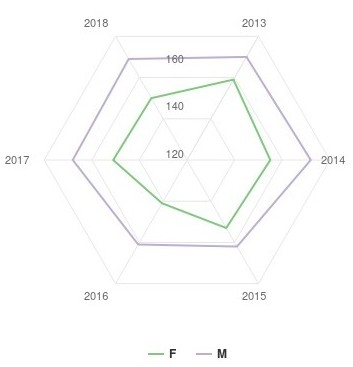
#> input picture Big_Data/Data_viz/Images/im1.jpeg, 353 x 367 px, found by its file name
$ jupyter execute --allow-errors Script_TP2.ipynb
#> lines starting #> are read from the running program, lines starting #| are printed output that depends on the picture
[cell 1]
import matplotlib.image as mpimg
import matplotlib.pyplot as plt
import numpy as np

path = "/users/mmath/wade/Bureau/Master_DS/Data_viz/images/im1.jpeg"
img_1 = mpimg.imread(path)
#> img_1 is the input picture: shape (367, 353, 3); mean R, G, B 251.7, 252.1, 251.7

plt.imshow(img_1)
plt.show()

[cell 2]
def rgb2gray(rgb):
    """ convertion d'image en gris """
    return np.dot(rgb[...,:3], [0.299, 0.587, 0.144])


img_1_gris = rgb2gray(img_1)
plt.imshow(img_1_gris, cmap = plt.get_cmap('gray'))

path = "/users/mmath/wade/Bureau/Master_DS/Data_viz/images/image1_gris.jpg"

plt.savefig(path)
plt.show()

[cell 3]
plt.hist(img_1_gris.ravel(),256,[0,256],density=True)
plt.show()
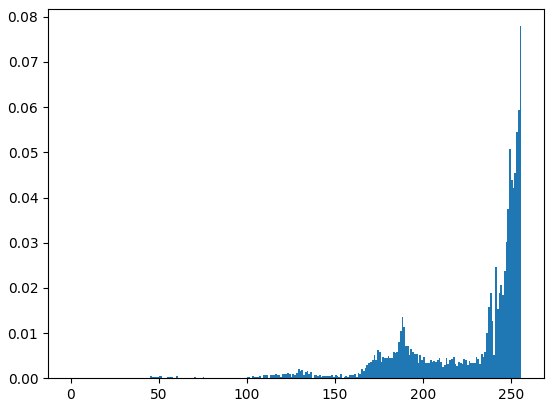
#> figure drawn by matplotlib, 1 panel; tallest bar 0.0779 high, from x = 255 to 256

[cell 4]
from sklearn.metrics.cluster import entropy
entropy(img_1_gris)
#> Out = 2.01

### Vérifier les paramétres

[cell 5]
def Entropie (image):
    histogramme = np.histogram(img_1_gris.ravel(),256,[0,256],density=True)[0]
#> histogramme = 256 values, max 0.0779 at index 255, min 0 at index 0, mean 0.00391
    return sum([-p*(math.log(p,2)) for p in histogramme if p > 0])


$ run again, with Big_Data/Data_viz/Images/im2.jpeg copied over Big_Data/Data_viz/Images/im1.jpeg
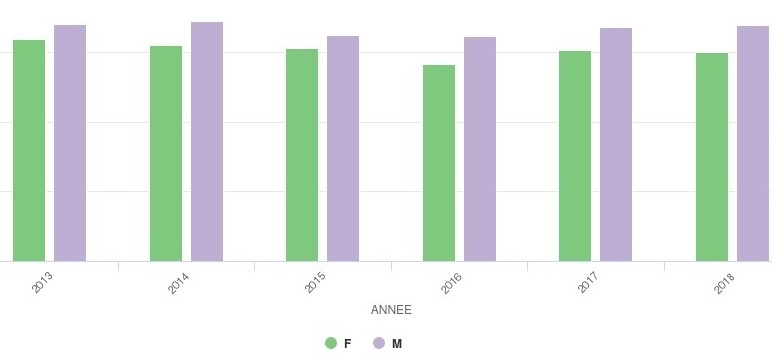
#> input picture Big_Data/Data_viz/Images/im2.jpeg, 772 x 359 px, found by its file name
#> img_1 is the input picture: shape (359, 772, 3); mean R, G, B 224.9, 233.1, 228
#> in rgb2gray, `return np.dot(rgb[...,:3], [0.299, 0.587, 0.144])`:
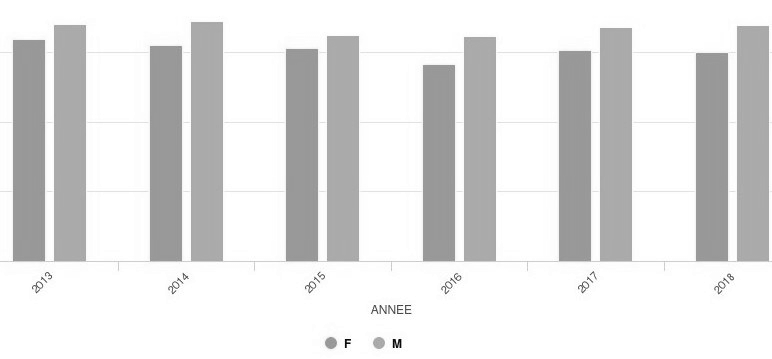
#> returned value: shape (359, 772) float64; min 40.91, max 262.6, mean 236.9; drawn with min black and max white
#> `plt.show()`:
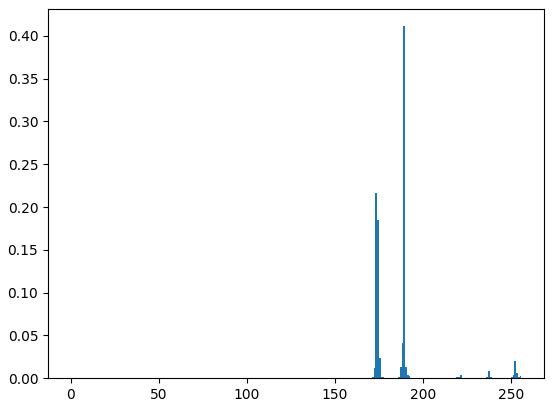
#> figure drawn by matplotlib, 1 panel; tallest bar 0.411 high, from x = 189 to 190
#> Out = 2.99
#> histogramme = 256 values, max 0.411 at index 189, min 0 at index 0, mean 0.00391

$ run again, with Big_Data/Data_viz/Images/im3.jpeg copied over Big_Data/Data_viz/Images/im1.jpeg
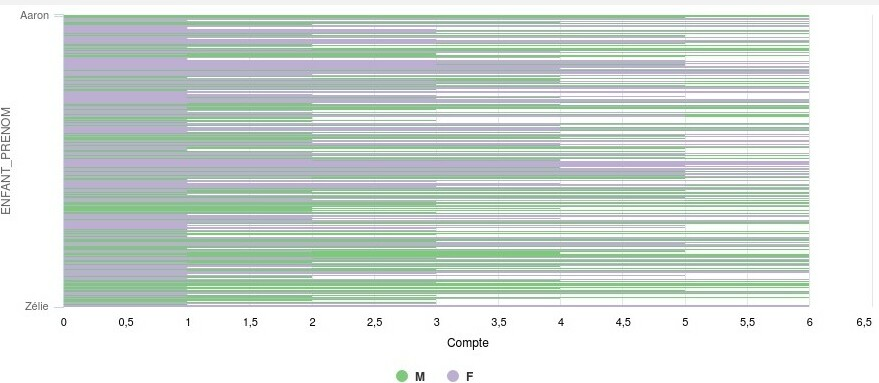
#> input picture Big_Data/Data_viz/Images/im3.jpeg, 879 x 383 px, found by its file name
#> img_1 is the input picture: shape (383, 879, 3); mean R, G, B 209.6, 219.6, 214.4
#> in rgb2gray, `return np.dot(rgb[...,:3], [0.299, 0.587, 0.144])`:
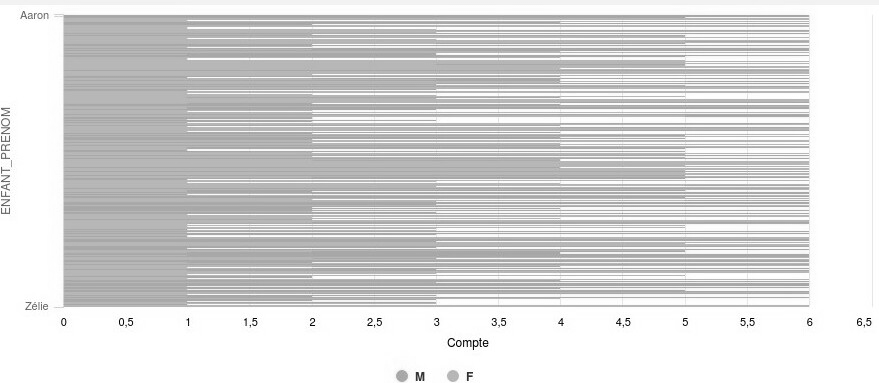
#> returned value: shape (383, 879) float64; min 0, max 262.6, mean 222.4; drawn with min black and max white
#> `plt.show()`:
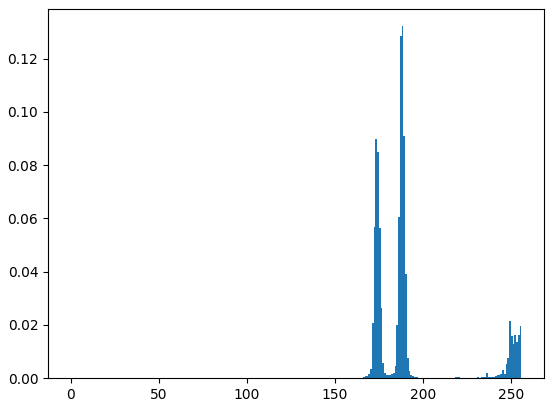
#> figure drawn by matplotlib, 1 panel; tallest bar 0.132 high, from x = 188 to 189
#> Out = 5.83
#> histogramme = 256 values, max 0.132 at index 188, min 0 at index 21, mean 0.00391

$ run again, with Big_Data/Data_viz/Images/im4.jpeg copied over Big_Data/Data_viz/Images/im1.jpeg
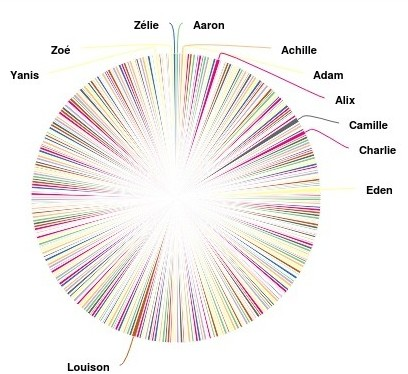
#> input picture Big_Data/Data_viz/Images/im4.jpeg, 408 x 374 px, found by its file name
#> img_1 is the input picture: shape (374, 408, 3); mean R, G, B 241.8, 238.5, 236.5
#> in rgb2gray, `return np.dot(rgb[...,:3], [0.299, 0.587, 0.144])`:
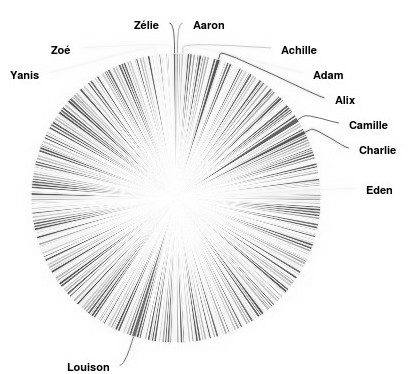
#> returned value: shape (374, 408) float64; min 0, max 262.6, mean 246.3; drawn with min black and max white
#> `plt.show()`:
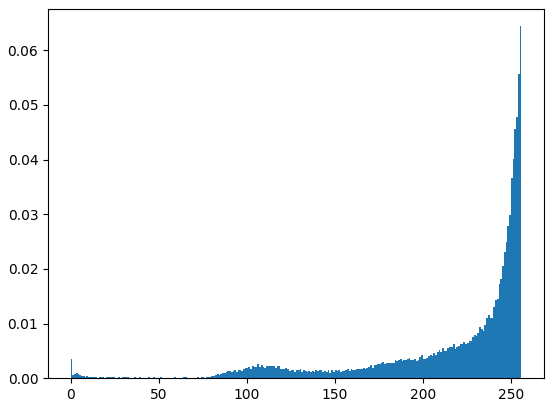
#> figure drawn by matplotlib, 1 panel; tallest bar 0.0644 high, from x = 255 to 256
#> Out = 5.41
#> histogramme = 256 values, max 0.0644 at index 255, min 0 at index 34, mean 0.00391
